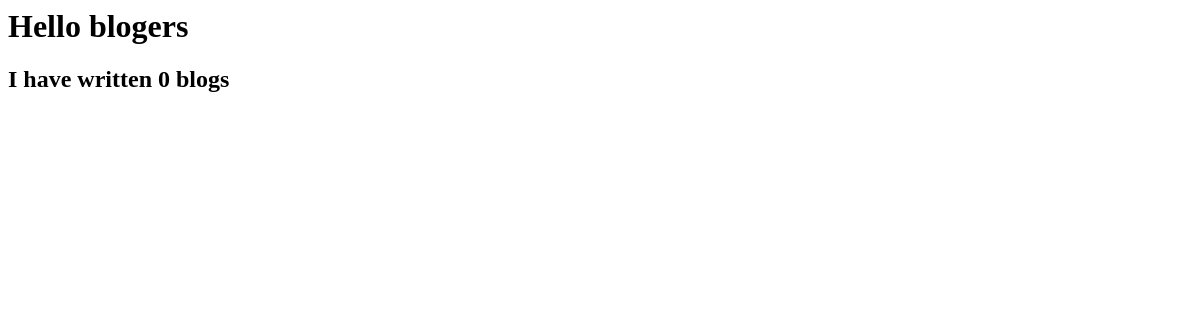
The page /blog/ on the database as committed earlier.
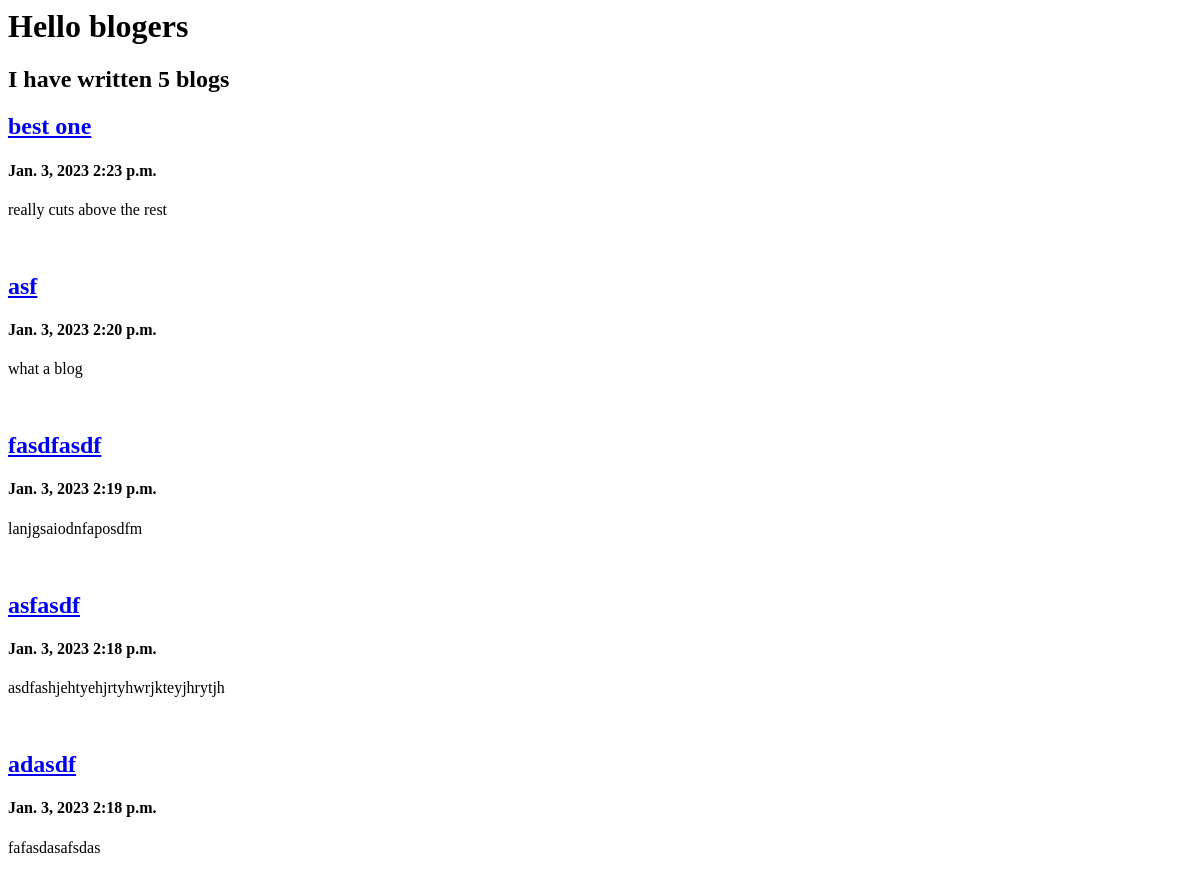
The same page on the database as committed later.
### blog/models.py (models this page shows, shortened)
class Blog(models.Model):
    title = models.CharField(max_length=100)
    date = models.DateField(auto_now_add=True)
    time = models.TimeField(auto_now_add=True)
    text = models.TextField()

### blog/views.py (the view)
# urls.py: path("", views.all_blogs, name="all_blogs"),
def all_blogs(request):
    blogs = Blog.objects.order_by("-date", "-time")
    return render(request, "blog/all_blogs.html", {"blogs": blogs})

### blog/templates/blog/all_blogs.html (shortened to what this page needs)
<h1>Hello blogers</h1>
<h2>I have written {{ blogs.count}} blog{{ blogs.count |pluralize}}</h2>
{% for blog in blogs %}
<a href="{% url 'blog:detail' blog.id %}"><h2>{{ blog.title }}</h2></a>
<h4>{{ blog.date}} {{blog.time}}</h4>
<p>{{ blog.text|truncatechars:200}}</p>
{% endfor %}

Rows that differ between the two databases and show on the page:
added Blog: title "best one", date "Jan. 3, 2023", time "2:23 p.m.", text "really cuts above the rest"
added Blog: title "asf", date "Jan. 3, 2023", time "2:20 p.m.", text "what a blog"
added Blog: title "fasdfasdf", date "Jan. 3, 2023", time "2:19 p.m.", text "lanjgsaiodnfaposdfm"
added Blog: title "asfasdf", date "Jan. 3, 2023", time "2:18 p.m.", text "asdfashjehtyehjrtyhwrjkteyjhrytjh"
added Blog: title "adasdf", date "Jan. 3, 2023", time "2:18 p.m.", text "fafasdasafsdas"
Other text that changed with them:
{{ blogs.count }}: "0" → "5"
